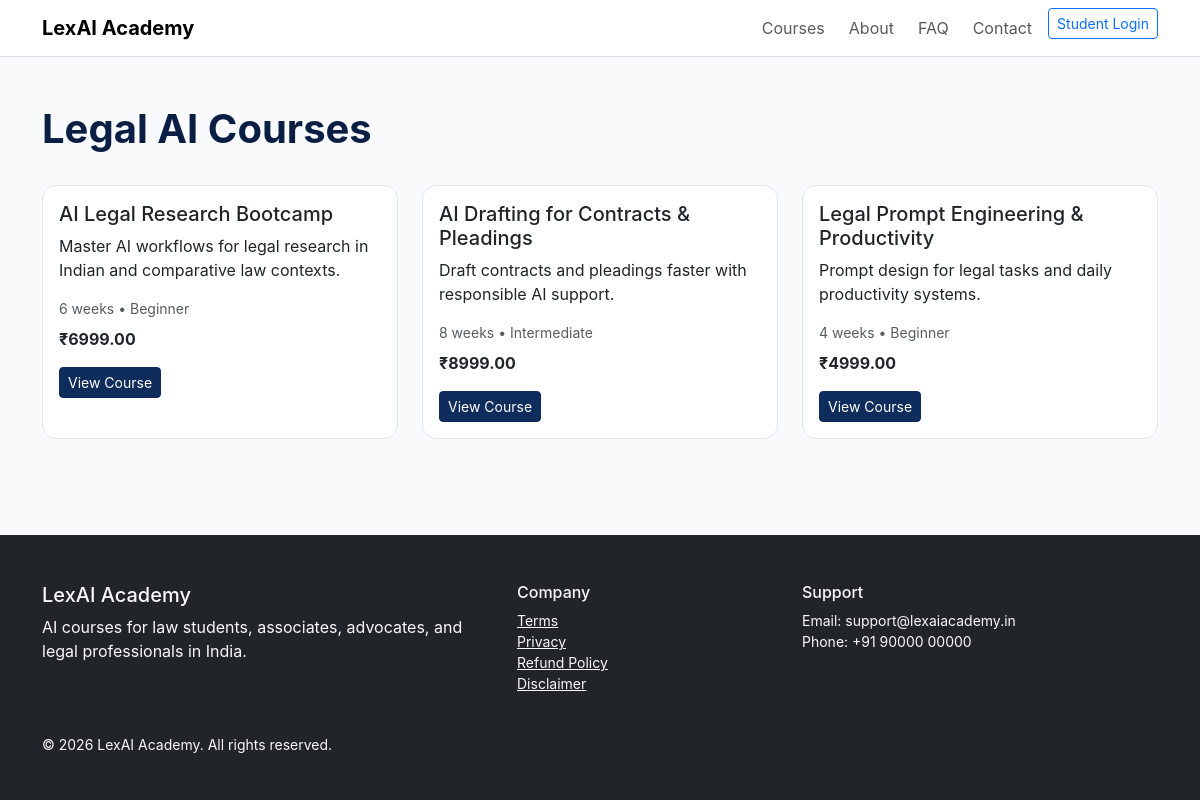
/courses.php, run on the app's committed database.
### tables this page shows
CREATE TABLE courses (
  id INT AUTO_INCREMENT PRIMARY KEY,
  title VARCHAR(180) NOT NULL, slug VARCHAR(180) NOT NULL UNIQUE,
  short_description TEXT, full_description LONGTEXT,
  thumbnail VARCHAR(255), banner VARCHAR(255),
  instructor_name VARCHAR(120), duration VARCHAR(80), level VARCHAR(30), category VARCHAR(80),
  price DECIMAL(10,2) NOT NULL DEFAULT 0, discounted_price DECIMAL(10,2) DEFAULT NULL,
  status ENUM('draft','published') DEFAULT 'draft',
  certificate_available TINYINT(1) DEFAULT 1, quiz_enabled TINYINT(1) DEFAULT 1,
  lessons_count INT DEFAULT 0,
  meta_title VARCHAR(180), meta_description VARCHAR(255),
  created_at TIMESTAMP DEFAULT CURRENT_TIMESTAMP,
  updated_at TIMESTAMP DEFAULT CURRENT_TIMESTAMP ON UPDATE CURRENT_TIMESTAMP
);

### includes/security.php (called while the page is built, shortened)
<?php
function e(?string $value): string { return htmlspecialchars($value ?? '', ENT_QUOTES, 'UTF-8'); }

### courses.php (the view)
<?php $metaTitle='Courses | LexAI Academy'; include __DIR__.'/includes/header.php';
$courses=$db->query("SELECT * FROM courses WHERE status='published' ORDER BY created_at DESC")->fetchAll(); ?>
<section class="container py-5"><h1>Legal AI Courses</h1><div class="row g-4 mt-1"><?php foreach($courses as $c): ?><div class="col-md-6 col-lg-4"><div class="card h-100"><div class="card-body"><h5><?=e($c['title'])?></h5><p><?=e($c['short_description'])?></p><div class="small text-muted mb-2"><?=e($c['duration'])?> • <?=e($c['level'])?></div><strong>₹<?=e($c['discounted_price']?:$c['price'])?></strong><div class="mt-3"><a class="btn btn-primary btn-sm" href="/course.php?slug=<?=e($c['slug'])?>">View Course</a></div></div></div></div><?php endforeach; ?></div></section>
<?php include __DIR__.'/includes/footer.php'; ?>

### assets/css/style.css (style rules this page uses)
:root { --brand:#0f2d5c;--accent:#0ea5a0 }
body { font-family:Inter,system-ui,-apple-system,Segoe UI,Roboto,sans-serif;color:#0f172a;background:#f8fafc }
h1,h2,h3,h4 { color:#0b1f44;font-weight:700 }
.card { border:1px solid #e2e8f0;border-radius:14px }
.btn-primary { background:var(--brand);border-color:var(--brand) }

### data on the page
courses: title "AI Legal Research Bootcamp", short_description "Master AI workflows for legal research in Indian and comparative law contexts.", duration "6 weeks", level "Beginner", discounted_price "6999.00"
courses: title "AI Drafting for Contracts & Pleadings", short_description "Draft contracts and pleadings faster with responsible AI support.", duration "8 weeks", level "Intermediate", discounted_price "8999.00"
courses: title "Legal Prompt Engineering & Productivity", short_description "Prompt design for legal tasks and daily productivity systems.", duration "4 weeks", level "Beginner", discounted_price "4999.00"
